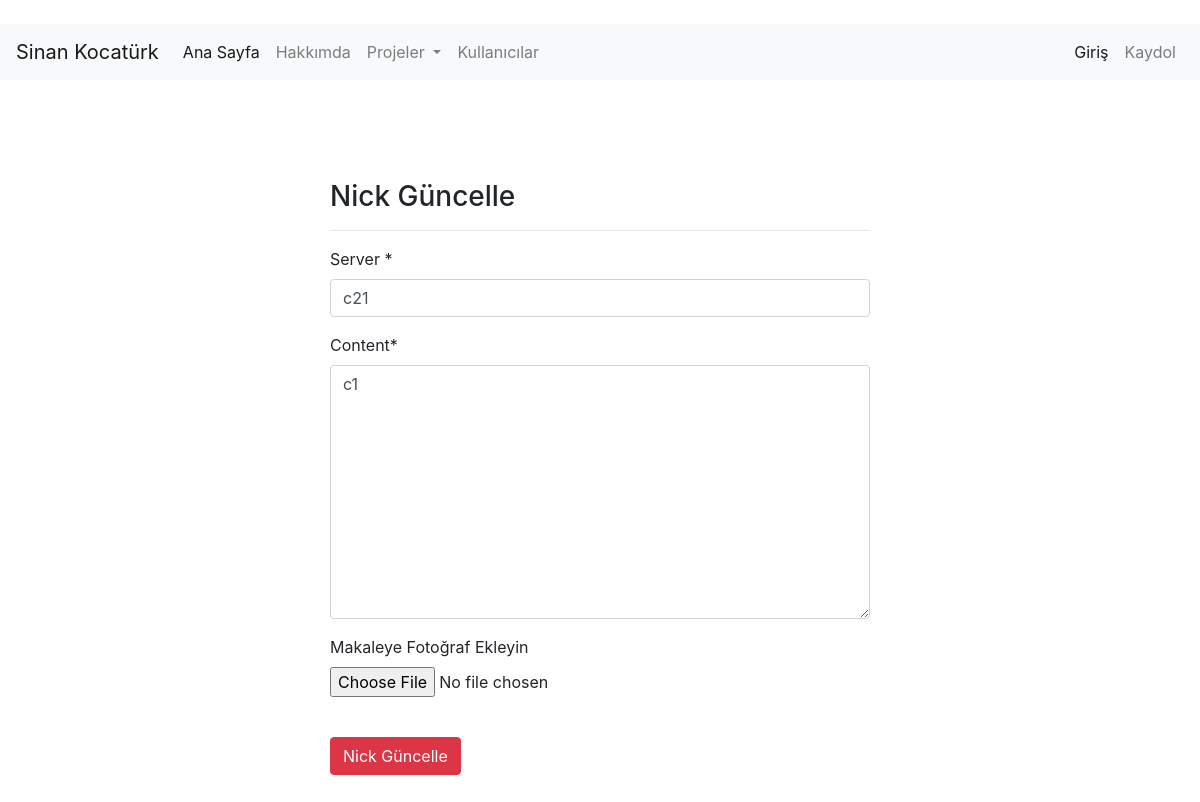
The app's page /nick/update/1/, older data.
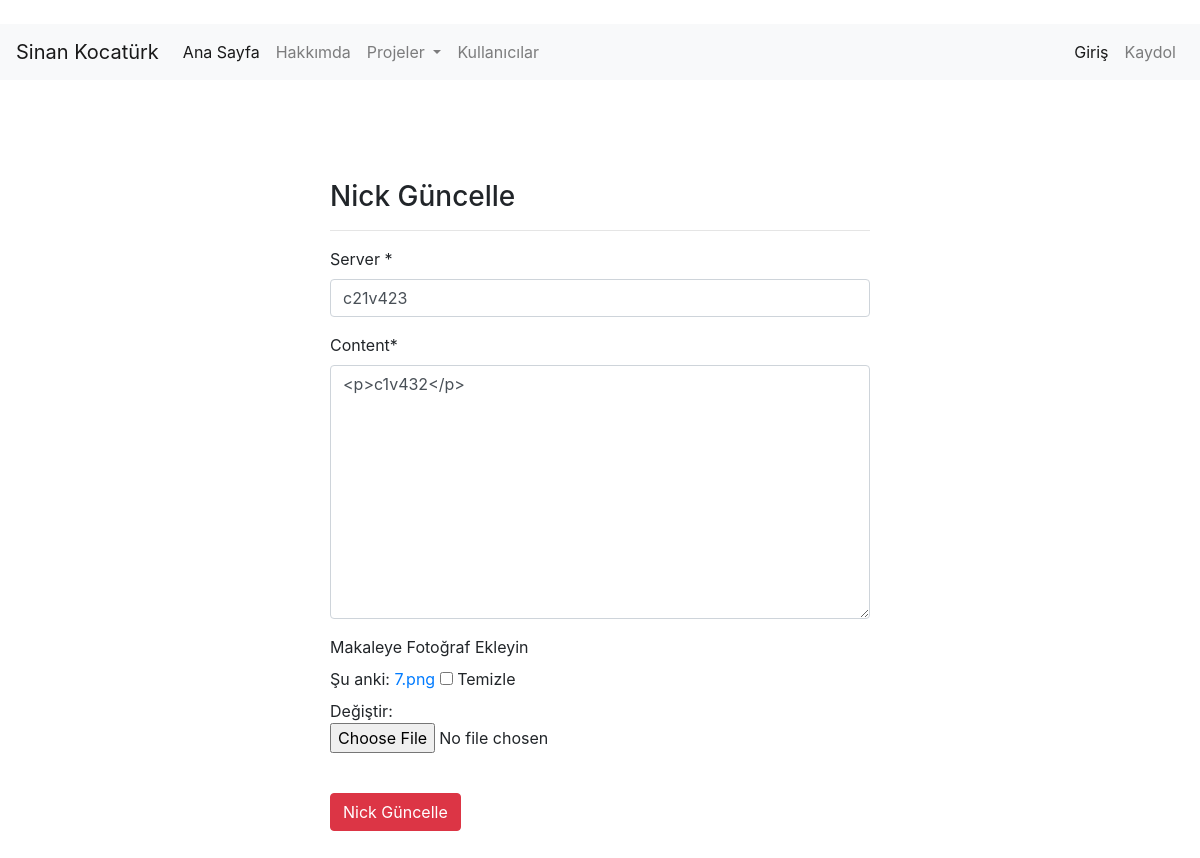
The same page, newer data.
### nick/models.py (models this page shows, shortened)
class Nick(models.Model):
    author = models.ForeignKey("auth.User",on_delete = models.CASCADE,verbose_name = "Yazar ")
    title = models.CharField(max_length = 17,verbose_name = "Server ")
    """content = models.CharField(max_length = 20,verbose_name = "Nick ") """
    content = RichTextField()
    created_date = models.DateTimeField(auto_now_add=True,verbose_name="Oluşturulma Tarihi")
    article_image = models.FileField(blank = True,null = True,verbose_name="Makaleye Fotoğraf Ekleyin")

### nick/views.py (the view)
# urls.py: path('update/<int:id>/', views.update,name= "update"),
def update(request,id):
    form = get_object_or_404(Nick,id=id)
    form = NickForm(request.POST or None,request.FILES or None,instance = form)
    if form.is_valid():
        nick = form.save(commit=False)
        nick.author = request.user
        nick.save()
        messages.success(request,"Makale başarıyla güncellendi")
        return redirect("index")
    return render(request,"update.html",{"form":form})

### nick/forms.py
class NickForm(forms.ModelForm):
    class Meta:
        model = Nick
        fields = ["title","content","article_image"]

### templates/update.html (shortened to what this page needs)
{% extends "layout.html" %}
{% block body %}
{% load crispy_forms_tags %}
<div class="row">
    <div class="col-md-6 offset-md-3">
        <h3>Nick Güncelle</h3>
        <hr>
        <form method = "post" enctype="multipart/form-data">
            {{form|crispy}}
            <br>
            <button type = "submit" class = "btn btn-danger">Nick Güncelle</button>
        </form>
    </div>
  </div>
{% endblock body %}

Row changes from the older to the newer data that the page shows:
changed Nick: title "c21" → "c21v423"; content "c1" → "<p>c1v432</p>"
Text that changed along with them:
form field form: (not shown) → "☐"
text no longer shown: "Server * Content * Makaleye Fotoğraf Ekleyin"
text now shown: "Server * Content * Makaleye Fotoğraf Ekleyin Şu anki: 7.png Temizle Değiştir:"
